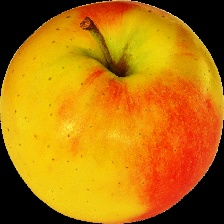
#> input picture dataset/apple/apple (1).jpg, 224 x 224 px, found by its file name; its folder holds only this picture in this run
$ jupyter execute --allow-errors features.ipynb
#> lines starting #> are read from the running program, lines starting #| are printed output that depends on the picture
[cell 1]
import numpy as np
import cv2
import os
from skimage import feature

def resize_image(image, size=(128, 128)):
    return cv2.resize(image, size)

def extract_color_histogram(image, bins=(8, 8, 8)):
    hsv = cv2.cvtColor(image, cv2.COLOR_BGR2HSV)
    hist = cv2.calcHist([hsv], [0, 1, 2], None, bins, [0, 180, 0, 256, 0, 256])
    hist = cv2.normalize(hist, hist).flatten()
    return hist

def extract_edges(image):
    gray = cv2.cvtColor(image, cv2.COLOR_BGR2GRAY)
    edges = cv2.Canny(gray, 100, 200)
    return edges

def extract_features(image):
    image = resize_image(image)
    color_hist = extract_color_histogram(image)
    edges = extract_edges(image)
    edges_flat = edges.flatten()
    features = np.hstack([color_hist, edges_flat])
    return features

def extract_and_store_features_in_batches(folder, batch_size=100):
#> called with batch_size = 100
    features = []
    labels = []
    batch_features = []
    batch_labels = []
    count = 0
    for subfolder in os.listdir(folder):
        subfolder_path = os.path.join(folder, subfolder)
        if os.path.isdir(subfolder_path):
            for filename in os.listdir(subfolder_path):
                img_path = os.path.join(subfolder_path, filename)
                img = cv2.imread(img_path)
#> img is the input picture: shape (224, 224, 3); mean B, G, R 9.2, 117.5, 181.9
                if img is not None:
                    img_features = extract_features(img)
#> in resize_image, `return cv2.resize(image, size)`:
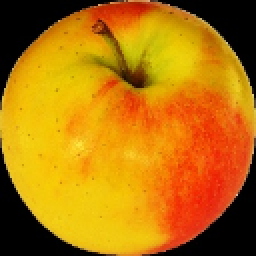
#> returned value: shape (128, 128, 3) (shown 2 times larger); mean of channels 0, 1, 2 9.1, 117.5, 181.9; drawn as B, G, R
#> in extract_color_histogram, `hsv = cv2.cvtColor(image, cv2.COLOR_BGR2HSV)`: hsv: shape (128, 128, 3); mean H, S, V 20.3, 211.9, 181.9
#> in extract_color_histogram, `hist = cv2.normalize(hist, hist).flatten()`: hist = 512 values, max 0.759 at index 63, min 0 at index 1, mean 0.0044
#> in extract_features, `color_hist = extract_color_histogram(image)`: color_hist has the same summary as hist in extract_color_histogram
#> in extract_edges, `gray = cv2.cvtColor(image, cv2.COLOR_BGR2GRAY)`:
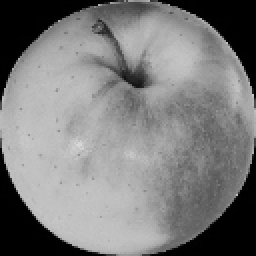
#> gray: shape (128, 128) (shown 2 times larger); min 0, max 217, mean 124.4
#> in extract_edges, `edges = cv2.Canny(gray, 100, 200)`:
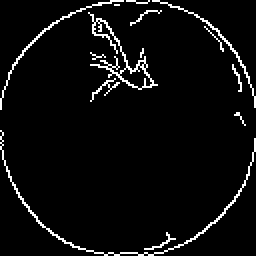
#> edges: shape (128, 128) (shown 2 times larger); 4.7% white in thin lines or dots
#> in extract_features, `edges_flat = edges.flatten()`: edges_flat = 16384 values, max 255 at index 55, min 0 at index 0, mean 12.11
#> in extract_features, `features = np.hstack([color_hist, edges_flat])`: features = 16896 values, max 255 at index 567, min 0 at index 1, mean 11.74
#> img_features has the same summary as features in extract_features
                    batch_features.append(img_features)
                    batch_labels.append(subfolder)
                    count += 1
                    if count % batch_size == 0:
                        features.append(np.array(batch_features))
                        labels.append(np.array(batch_labels))
                        batch_features = []
                        batch_labels = []
#> pass 2 of the loop in extract_and_store_features_in_batches, `for subfolder in os.listdir(folder):`:
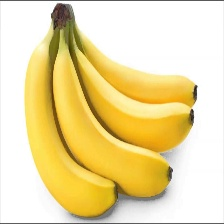
#> input picture dataset/banana/banana (12).jpg, 224 x 224 px, found by its file name
#> in extract_and_store_features_in_batches, img is the input picture: shape (224, 224, 3); mean B, G, R 164.4, 220.3, 237.7
#> hsv: shape (128, 128, 3); mean H, S, V 18, 82.9, 237.6
#> in extract_edges (call 2), `gray = cv2.cvtColor(image, cv2.COLOR_BGR2GRAY)`:
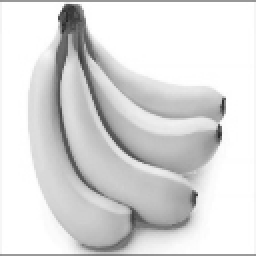
#> gray: shape (128, 128) (shown 2 times larger); min 36, max 255, mean 218.9
#> in extract_edges (call 2), `edges = cv2.Canny(gray, 100, 200)`:
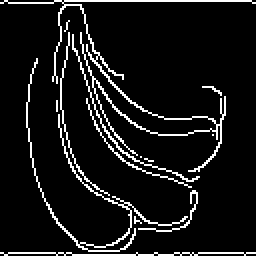
#> edges: shape (128, 128) (shown 2 times larger); 8.5% white in thin lines or dots
#> img_features = 16896 values, max 255 at index 514, min 0 at index 0, mean 21.01
    if batch_features:
        features.append(np.array(batch_features))
        labels.append(np.array(batch_labels))
    return features, labels

dataset_folder = r'C:\Users\tw93\OneDrive\Desktop\masters_project\dataset'

features_batches, labels_batches = extract_and_store_features_in_batches(dataset_folder)
#> features_batches = 1 item; labels_batches = 1 item

[cell 2]
import numpy as np

def save_batches(features_batches, labels_batches, base_filename='features_batch'):
    for i, (features_batch, labels_batch) in enumerate(zip(features_batches, labels_batches)):
        np.save(f'{base_filename}_features_{i}.npy', features_batch.astype(np.float32))
        np.save(f'{base_filename}_labels_{i}.npy', labels_batch)

save_batches(features_batches, labels_batches)
#> the loop in save_batches, `for i, (features_batch, labels_batch) in enumerate(zip(features_batche..` made 1 pass

[cell 3]
import numpy as np
from glob import glob

def load_and_concatenate_batches(base_filename='features_batch'):
    features_files = sorted(glob(f'{base_filename}_features_*.npy'))
    labels_files = sorted(glob(f'{base_filename}_labels_*.npy'))
    features = []
    labels = []
    for features_file, labels_file in zip(features_files, labels_files):
        features.append(np.load(features_file))
        labels.append(np.load(labels_file))
    features = np.vstack(features)
    labels = np.hstack(labels)
    return features, labels

#> (the rest of this cell did not finish here and is left out)

#> after the loop in load_and_concatenate_batches, `for features_file, labels_file in zip(features_files, labels_files):`: features = []
